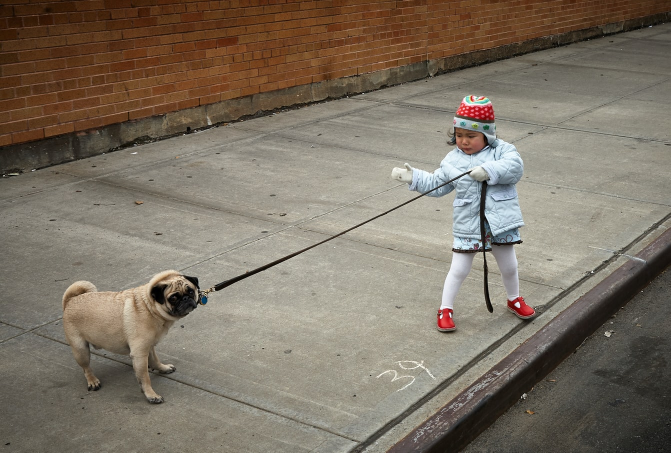
#> input picture 03-data-x-data-handling/m325-YOLO-object-detection/data/pug.jpg, 1341 x 905 px (shown at 1/2 size)
$ jupyter execute --allow-errors yolo_object_detection.ipynb   (shell and % lines are left out)   (text cells are left out)
#> lines starting #> are read from the running program, lines starting #| are printed output that depends on the picture; pictures that were not available may be replaced by others from this repository, and a replacement may not be noted
[cell 1]
import numpy as np
import matplotlib.pyplot as plt
import cv2

[cell 2]
# Reading the image
image = cv2.imread('data/pug.jpg')
#> image is the input picture: shape (905, 1341, 3); mean B, G, R 100.6, 114.5, 124.8

# Print image pixel size and color channels
print(image.shape)
#| (905, 1341, 3)

[cell 3]
# Convert image from BGR to RGB
image_rgb = cv2.cvtColor(image,cv2.COLOR_BGR2RGB)

plt.imshow(image_rgb);

[cell 4]
# Converting image to gray scale
gray_image = cv2.cvtColor(image,cv2.COLOR_RGB2GRAY)
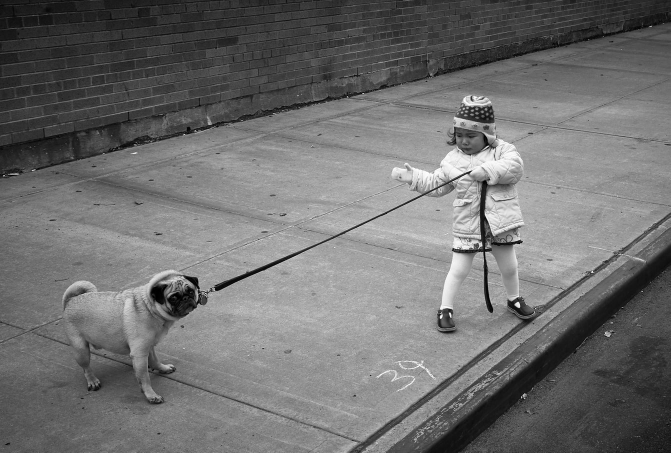
#> gray_image: shape (905, 1341) (shown at 1/2 size); min 0, max 255, mean 111.5

# Plotting the grayscale image
cv2.imshow('gray_pug.jpg',gray_image);

# The window will stay open indefinitely until any key is pressed.
cv2.waitKey(0)
cv2.destroyAllWindows()

[cell 5]
fig, ax = plt.subplots(1, 3, figsize=(15,15))

r = image.copy()
# set blue and green channels to 0
r[:, :, 1] = 0
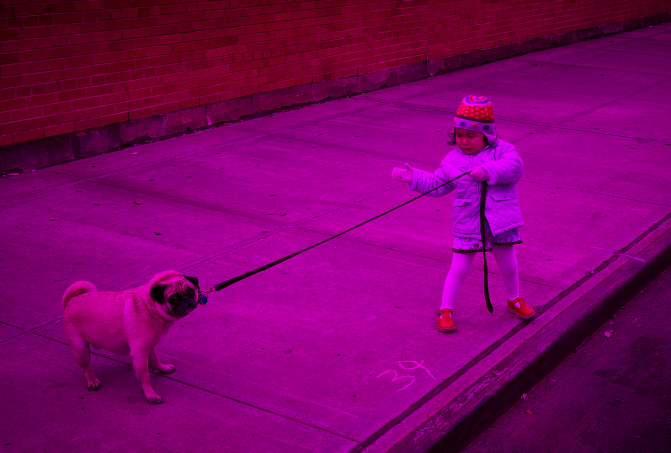
#> r: shape (905, 1341, 3) (shown at 1/2 size); mean B, G, R 100.6, 0, 124.8
r[:, :, 2] = 0
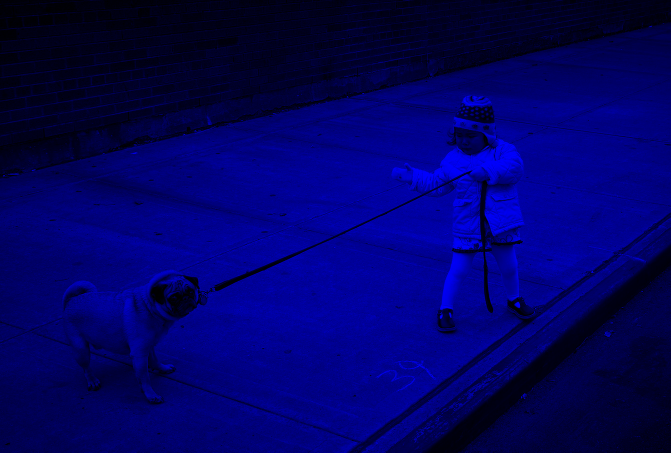
#> r: shape (905, 1341, 3) (shown at 1/2 size); mean B, G, R 100.6, 0, 0

g = image.copy()
# set blue and red channels to 0
g[:, :, 0] = 0
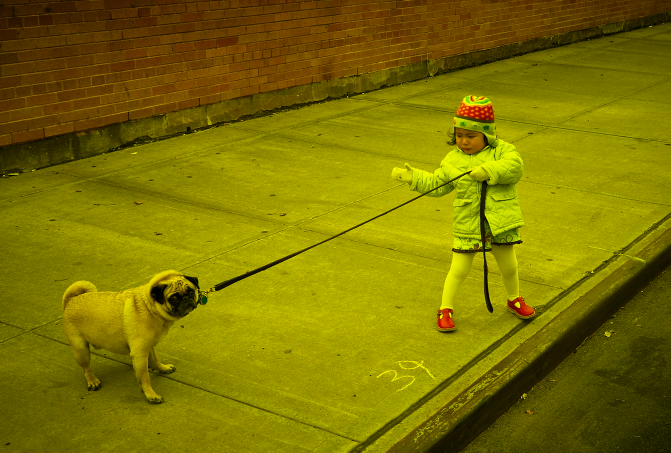
#> g: shape (905, 1341, 3) (shown at 1/2 size); mean B, G, R 0, 114.5, 124.8
g[:, :, 2] = 0
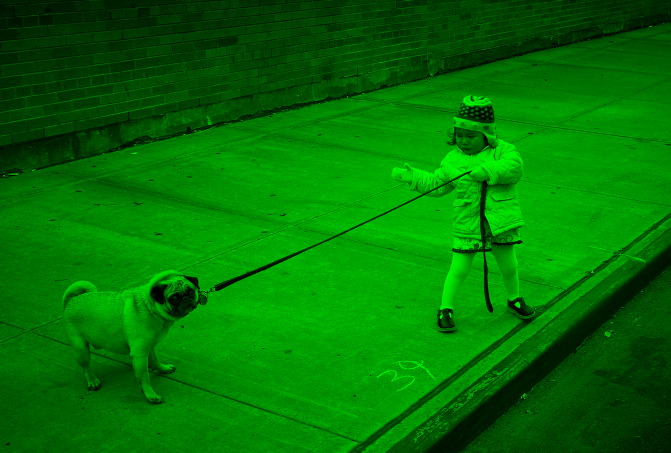
#> g: shape (905, 1341, 3) (shown at 1/2 size); mean B, G, R 0, 114.5, 0

b = image.copy()
# set red and green channels to 0
b[:, :, 0] = 0
b[:, :, 1] = 0
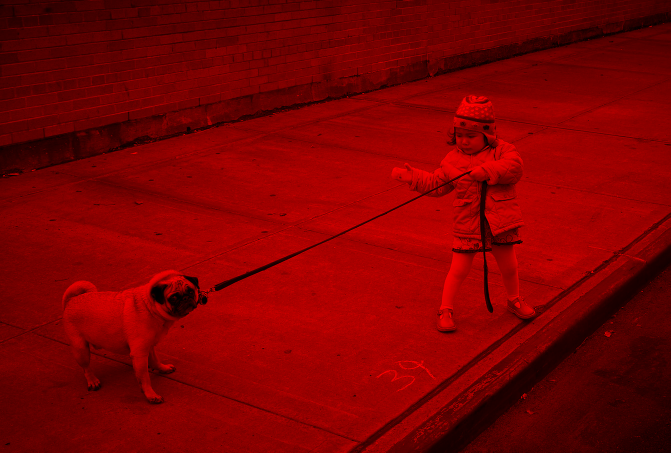
#> b: shape (905, 1341, 3) (shown at 1/2 size); mean B, G, R 0, 0, 124.8

ax[0].imshow(r)
ax[1].imshow(g)
ax[2].imshow(b);
#> figure, not shown here; B, G, R data is drawn as R, G, B

[cell 6]
#calculate the edges using Canny edge algorithm
edges = cv2.Canny(image,100,200)
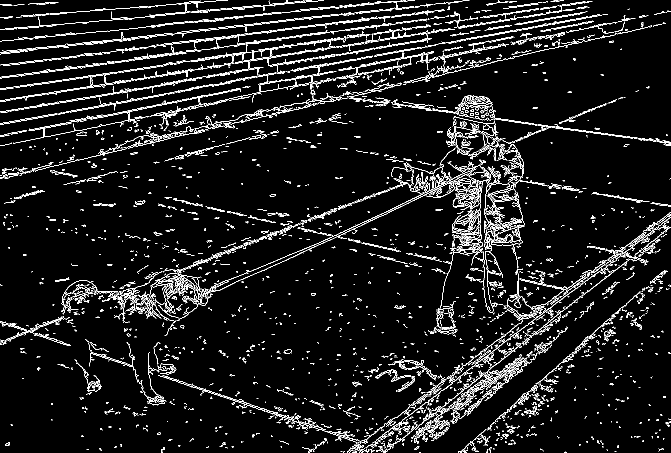
#> edges: shape (905, 1341) (shown at 1/2 size); 6.7% white in thin lines or dots
#plot the edges
plt.imshow(edges);

[cell 7]
# Saves image too your current directory
cv2.imwrite('edges.jpg',edges)
#> Out = True

[cell 8]
from imageai.Detection import ObjectDetection
import os

execution_path = os.getcwd()

#> (the rest of this cell did not finish here and is left out)

#> (a cell that did not finish here is left out)

[cell 10]
pedestrians_new = cv2.imread('city_new.jpg')
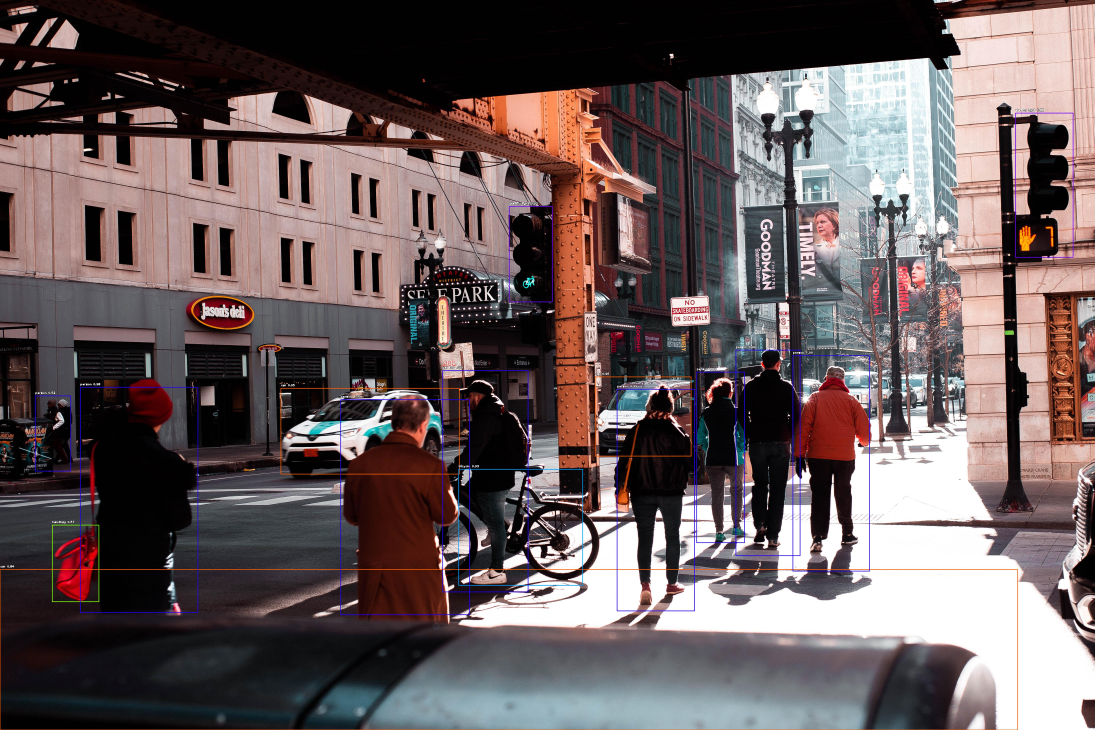
#> input picture 03-data-x-data-handling/m325-YOLO-object-detection/city_new.jpg, 5472 x 3648 px (shown at 1/5 size)
#> pedestrians_new is the input picture: shape (3648, 5472, 3); mean B, G, R 92.1, 91.3, 104.3

# Remember images are read in as Blue-Green-Red by default, so we must convert it to Red-Green-Blue (RGB) for the picture to appear in the right colors.
city_new_rgb = cv2.cvtColor(pedestrians_new,cv2.COLOR_BGR2RGB)

plt.figure(figsize = (15,15))
plt.imshow(city_new_rgb);

[cell 11]
def crop(img, box_points):
    """Takes in a `img` an image OpenCV object and `box_points` which is a list containg the upper left and lower right coordinates of the bounding box to crop out. For example,
    box_points should be [x1, y1, x2, y2]."""
    x1 = box_points[0]
    y1 = box_points[1]
    x2 = box_points[2]
    y2 = box_points[3]

    crop_img = img[y1:y2, x1:x2]
    return crop_img

[cell 12]
pedestrians = cv2.imread('data/city.jpg')
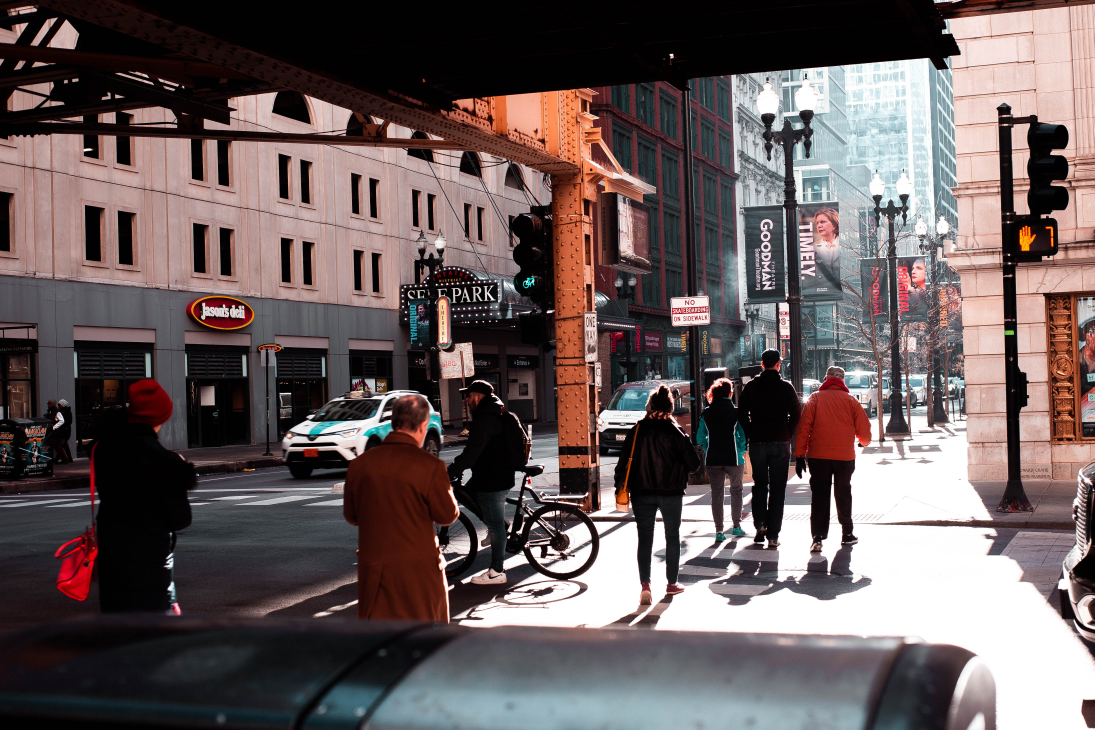
#> input picture 03-data-x-data-handling/m325-YOLO-object-detection/data/city.jpg, 5472 x 3648 px (shown at 1/5 size)
#> pedestrians is the input picture: shape (3648, 5472, 3); mean B, G, R 91.4, 91.6, 104.2
pedestrians = cv2.cvtColor(pedestrians,cv2.COLOR_BGR2RGB)

fig, ax = plt.subplots(1 , 5, figsize=(25,5))
count = 0
pedestrians = cv2.imread('data/city.jpg')
pedestrians = cv2.cvtColor(pedestrians,cv2.COLOR_BGR2RGB)

# We'll crop out and visualizate the first 5 objects.
#> (the rest of this cell did not finish here and is left out)

[cell 13]
def get_coordinates(box_points):
    """Takes box_points in the form of [x1, y1, x2, y2] and returns the coordinates as two tuples (x1, y1) and (x2, y2)."""
    x1 = box_points[0]
    y1 = box_points[1]
    x2 = box_points[2]
    y2 = box_points[3]
    return (x1, y1), (x2, y2)

# Draw a green box around the first detected object
#> (the rest of this cell did not finish here and is left out)

[cell 14]
from imageai.Detection import VideoObjectDetection
import os

execution_path = os.getcwd()

#> (the rest of this cell did not finish here and is left out)

[cell 15]
import numpy as np
import cv2

# Read in video file
cap = cv2.VideoCapture('dog_playing_detected.avi')

while cap.isOpened():

    # Checks if video is read in correctly
    ret, frame = cap.read()
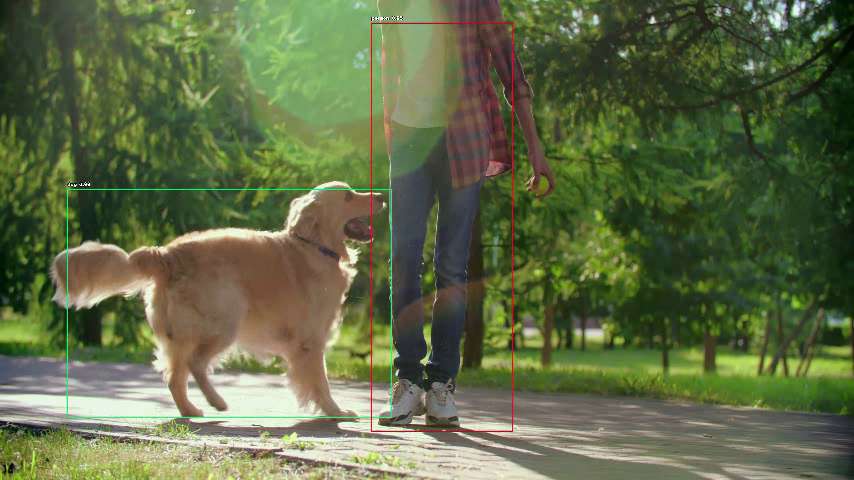
#> input picture frame 14 of 03-data-x-data-handling/m325-YOLO-object-detection/dog_playing_detected_rgb.mp4, 854 x 480 px, given in place of dog_playing_detected.avi, which was not available
#> frame is the input picture: shape (480, 854, 3); mean B, G, R 70.1, 106.9, 96

    # if frame is read correctly ret is True
    if not ret:
        print("Can't receive frame (stream end?). Exiting ...")
        break

    frame_rgb = cv2.cvtColor(frame, cv2.COLOR_BGR2RGB)
    frame_rgb_resized = cv2.resize(frame_rgb, (960, 540))
    cv2.imshow('frame', frame_rgb_resized)

    # Waits 6 milliseconds to see if the the 'q' key is pressed. If 'q' is pressed, the video stops and the window closes, else moves on to next frame.
    if cv2.waitKey(6) == ord('q'):
#> (key q is pressed here)
        break
cap.release()
cv2.destroyAllWindows()

[cell 16]
import numpy as np
import cv2

# Read in video file (can be a .mp4 or .avi file)
cap = cv2.VideoCapture('dog_playing_detected.avi')

# Define the codec and create VideoWriter object
fourcc = cv2.VideoWriter_fourcc(*'XVID')


out = cv2.VideoWriter('dog_playing_detected_rgb.mp4',fourcc, 20.0, (854, 480))

while(cap.isOpened()):
    # Checks if video is read in correctly
    ret, frame = cap.read()

    if ret==True:
        # Convert to RGB and resize frame
        frame_rgb = cv2.cvtColor(frame, cv2.COLOR_BGR2RGB)
        frame_rgb_resized = cv2.resize(frame_rgb, (854, 480))

        # Write the current frame to the output video and display the video.
        out.write(frame_rgb_resized)
        cv2.imshow('frame', frame_rgb_resized)

        # Waits 1 milliseconds to see if the the 'q' key is pressed. If 'q' is pressed, the video stops and the window closes, else moves on to next frame.
        if cv2.waitKey(1) & 0xFF == ord('q'):
#> (key q is pressed here)
            break
    else:
        break

# Release everything if job is finished
cap.release()
out.release()
cv2.destroyAllWindows()

[cell 17]
# Define a global variable to store the frame_counts dictionaries for each frame.
frame_counts = []

def forFrame(frame_number, output_arrays, count_arrays):

    # count_arrays is a dicitionary created for each frame where the keys are the labels and the values are the number of that type of object
    frame_counts.append(count_arrays)

    # For the first 5 frames we'll print out the data that can be collected for each frame.
    if frame_number <= 5:
        print("FRAME NUMBER : ", frame_number)
        print("Array for the outputs of each frame ", output_arrays)
        print("Array for output count for unique objects in each frame : ", count_arrays)
        print("------------END OF FRAME--------------")

# Pass video into YOLO model and detect objects
#> (the rest of this cell did not finish here and is left out)

[cell 18]
print('Number of Frames: ', len(frame_counts))
print('Detected object count for first 5 frames: ')
frame_counts[0:5]

[cell 19]
# Get unique objects detected
unique_labels = set()
for frame_objects in frame_counts:
    for label in frame_objects.keys():
        unique_labels.add(label)
unique_labels

[cell 20]
import pandas as pd

counts = {}

# Initialize each label with a count of 0
for label in unique_labels:
    counts[label] = 0

# Loop through each frame and count the labels within each frame
for frame_objects in frame_counts:
    for label in unique_labels:
        if label in frame_objects.keys():
            counts[label] += 1

df_counts = pd.DataFrame({'Labels': list(counts.keys()), 'Number of Frames': list(counts.values())})
df_counts.sort_values(by = 'Number of Frames', ascending = False, inplace = True)
df_counts.reset_index(inplace =True, drop = True)
df_counts
